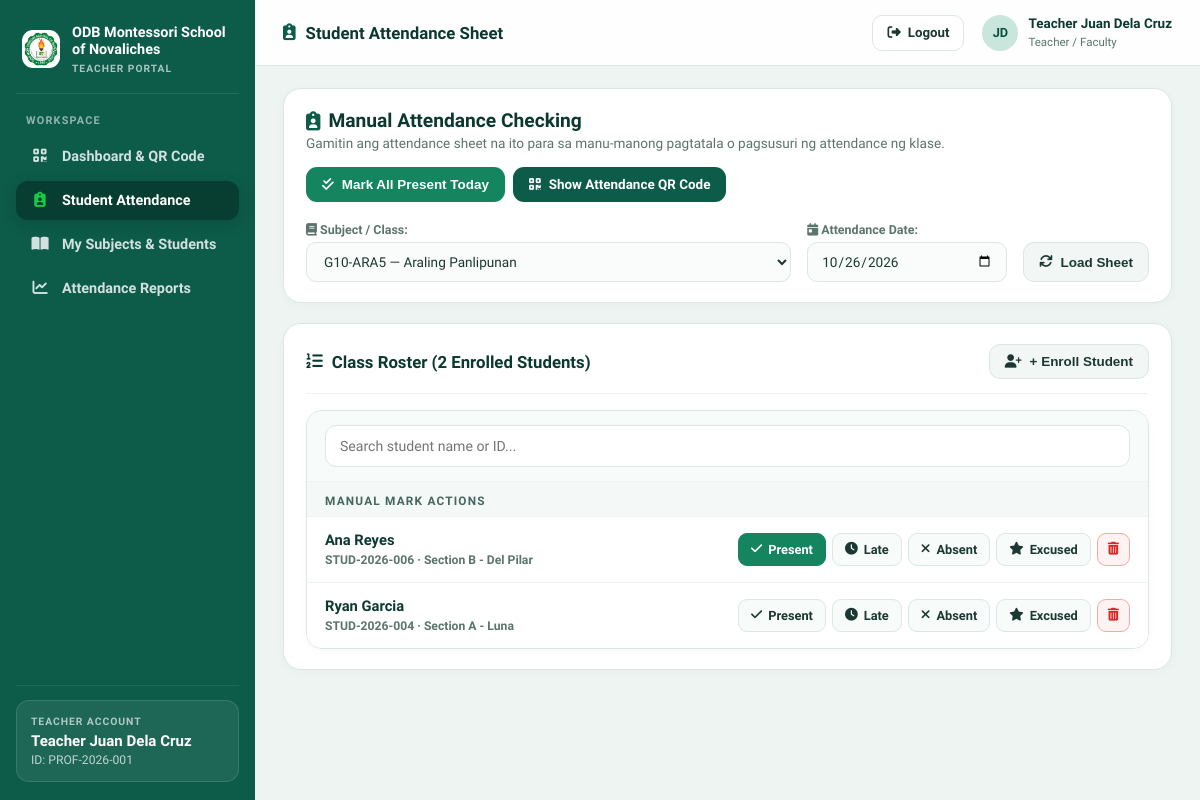
The app's page /professor/manual_attendance.php (signed in) with its own data.
### tables this page shows
CREATE TABLE IF NOT EXISTS `attendance` (
    `id` INT AUTO_INCREMENT PRIMARY KEY,
    `student_id` INT NOT NULL,
    `subject_id` INT NOT NULL,
    `date` DATE NOT NULL,
    `time_in` TIME NOT NULL,
    `status` ENUM('Present', 'Late', 'Absent', 'Excused') NOT NULL DEFAULT 'Present',
    `scanned_by` INT NULL COMMENT 'Professor ID who scanned or verified',
    `created_at` TIMESTAMP DEFAULT CURRENT_TIMESTAMP,
    UNIQUE KEY `unique_daily_attendance` (`student_id`, `subject_id`, `date`),
    FOREIGN KEY (`student_id`) REFERENCES `users`(`id`) ON DELETE CASCADE,
    FOREIGN KEY (`subject_id`) REFERENCES `subjects`(`id`) ON DELETE CASCADE
);

CREATE TABLE IF NOT EXISTS `users` (
    `id` INT AUTO_INCREMENT PRIMARY KEY,
    `identifier` VARCHAR(50) NOT NULL UNIQUE COMMENT 'Student ID or Employee ID',
    `name` VARCHAR(100) NOT NULL,
    `first_name` VARCHAR(60) NULL,
    `middle_initial` VARCHAR(10) NULL,
    `last_name` VARCHAR(60) NULL,
    `email` VARCHAR(100) NOT NULL UNIQUE,
    `password` VARCHAR(255) NOT NULL,
    `role` ENUM('student', 'professor', 'admin') NOT NULL DEFAULT 'student',
    `course_section` VARCHAR(50) NULL COMMENT 'e.g. Section A - Bonifacio',
    `grade_level` VARCHAR(50) NULL DEFAULT 'Grade 8',
    `guardian_contact` VARCHAR(50) NULL DEFAULT '+63 917 123 4567',
    `student_subtitle` VARCHAR(50) NULL,
    `status` ENUM('Active', 'Inactive') NOT NULL DEFAULT 'Active',
    `qr_token` VARCHAR(64) NOT NULL UNIQUE COMMENT 'Unique hash used for the QR code',
    `created_at` TIMESTAMP DEFAULT CURRENT_TIMESTAMP
);

### config/auth_check.php (called while the page is built, shortened)
<?php
function is_logged_in() {
    return isset($_SESSION['user_id']) && !empty($_SESSION['user_id']);
}
function current_user() {
    return [
        'id'             => $_SESSION['user_id'] ?? null,
        'identifier'     => $_SESSION['user_identifier'] ?? null,
        'name'           => $_SESSION['user_name'] ?? null,
        'email'          => $_SESSION['user_email'] ?? null,
        'role'           => $_SESSION['user_role'] ?? null,
        'course_section' => $_SESSION['course_section'] ?? null,
        'qr_token'       => $_SESSION['qr_token'] ?? null
    ];
}

### professor/manual_attendance.php (the view, shortened to what this page needs)
<?php
require_once __DIR__ . '/../config/auth_check.php';
$user = current_user();
$pdo = get_db_connection();
$prof_id = $user['id'];
$stmt = $pdo->prepare("SELECT * FROM subjects WHERE professor_id = ? ORDER BY subject_code ASC");
$stmt->execute([$prof_id]);
$subjects = $stmt->fetchAll();
$selected_subject_id = intval($_GET['subject_id'] ?? ($subjects[0]['id'] ?? 0));
$selected_date       = trim($_GET['date'] ?? date('Y-m-d'));
$students = [];
if ($selected_subject_id > 0) {
    $rosterStmt = $pdo->prepare("
        SELECT u.id as student_id, u.identifier, u.name, u.course_section, u.email,
               a.id as attendance_id, a.time_in, a.status as attendance_status, a.date as attendance_date
        FROM student_subjects ss
        JOIN users u ON ss.student_id = u.id
        LEFT JOIN attendance a ON a.student_id = u.id AND a.subject_id = ? AND a.date = ?
        WHERE ss.subject_id = ?
        ORDER BY u.name ASC
    ");
    $rosterStmt->execute([$selected_subject_id, $selected_date, $selected_subject_id]);
    $students = $rosterStmt->fetchAll();
}
$otherStudents = [];
if ($selected_subject_id > 0) {
    $otherStmt = $pdo->prepare("
        SELECT id, identifier, name, course_section FROM users
        WHERE role = 'student'
          AND id NOT IN (SELECT student_id FROM student_subjects WHERE subject_id = ?)
        ORDER BY name ASC
    ");
    $otherStmt->execute([$selected_subject_id]);
    $otherStudents = $otherStmt->fetchAll();
}
$profDisplayName = preg_replace('/^Prof\.?\s+/i', 'Teacher ', trim($user['name'] ?? 'Teacher'));
$profParts = preg_split('/\s+/', trim(str_replace(['Teacher', 'Prof.', 'Mr.', 'Ms.', 'Mrs.', "Ma'am", 'Sir'], '', $profDisplayName)));
$profParts = array_values(array_filter($profParts));
$profInitials = count($profParts) >= 2
    ? strtoupper(substr($profParts[0], 0, 1) . substr($profParts[1], 0, 1))
    : strtoupper(substr($profParts[0] ?? 'TC', 0, 2));
?>
<!DOCTYPE html>
<html lang="en">
<head>
    <link rel="stylesheet" href="https://cdnjs.cloudflare.com/ajax/libs/font-awesome/6.4.0/css/all.min.css">
</head>
<body>
<div class="layout-shell">
    <aside class="sidebar">
        <div class="brand-box">
            <div class="brand-icon" style="background:#ffffff;padding:2px;"><img src="../assets/images/logo.png" alt="School Logo" style="width:100%;height:100%;object-fit:contain;border-radius:50%;"></div>
            <div>
                <div class="brand-title">ODB Montessori School of Novaliches</div>
                <span class="brand-sub">Teacher Portal</span>
            </div>
        </div>
        <div class="nav-section-title">Workspace</div>
        <nav class="sidebar-nav">
            <a href="dashboard.php?subject_id=<?= $selected_subject_id ?>&date=<?= urlencode($selected_date) ?>" class="nav-link">
                <i class="fa-solid fa-qrcode"></i>
                <span>Dashboard &amp; QR Code</span>
            </a>
            <a href="manual_attendance.php?subject_id=<?= $selected_subject_id ?>&date=<?= $selected_date ?>" class="nav-link active">
                <i class="fa-solid fa-clipboard-user"></i>
                <span>Student Attendance</span>
            </a>
            <a href="subjects.php" class="nav-link">
                <i class="fa-solid fa-book-open"></i>
                <span>My Subjects &amp; Students</span>
            </a>
            <a href="reports.php" class="nav-link">
                <i class="fa-solid fa-chart-line"></i>
                <span>Attendance Reports</span>
            </a>
        </nav>
        <div class="sidebar-footer">
            <div class="prof-card">
                <small>Teacher Account</small>
                <strong><?= htmlspecialchars($profDisplayName) ?></strong>
                <div style="font-size:0.76rem;color:rgba(255,255,255,0.72);margin-top:3px;">ID: <?= htmlspecialchars($user['identifier']) ?></div>
            </div>
        </div>
    </aside>
    <div class="main-panel">
        <header class="top-header">
            <div class="top-header-title">
                <i class="fa-solid fa-clipboard-user" style="color:var(--primary);"></i>
                <span>Student Attendance Sheet</span>
            </div>
            <div class="top-header-actions">
                <a href="../logout.php" class="btn-logout">
                    <i class="fa-solid fa-right-from-bracket"></i>
                    <span>Logout</span>
                </a>
                <div class="profile-pill">
                    <div class="avatar-circle"><?= htmlspecialchars($profInitials) ?></div>
                    <div class="profile-meta">
                        <strong><?= htmlspecialchars($profDisplayName) ?></strong>
                        <small>Teacher / Faculty</small>
                    </div>
                </div>
            </div>
        </header>
        <main class="content-container">
            <div class="card">
                <div style="display: flex; justify-content: space-between; align-items: center; flex-wrap: wrap; gap: 1rem; margin-bottom: 1.25rem;">
                    <div>
                        <h2 style="font-size: 1.2rem; font-weight: 800; color: var(--ink-dark); display: flex; align-items: center; gap: 0.5rem;">
                            <i class="fa-solid fa-clipboard-user" style="color: var(--primary);"></i> Manual Attendance Checking
                        </h2>
                        <p style="color: var(--ink-muted); font-size: 0.85rem; margin-top: 3px;">
                            Gamitin ang attendance sheet na ito para sa manu-manong pagtatala o pagsusuri ng attendance ng klase.
                        </p>
                    </div>
                    <div style="display: flex; gap: 0.5rem; flex-wrap: wrap;">
                        <button type="button" onclick="markAllEnrolledPresent()" class="btn btn-success">
                            <i class="fa-solid fa-check-double"></i> Mark All Present Today
                        </button>
                        <a href="dashboard.php?subject_id=<?= $selected_subject_id ?>&date=<?= urlencode($selected_date) ?>" class="btn btn-primary">
                            <i class="fa-solid fa-qrcode"></i> Show Attendance QR Code
                        </a>
                    </div>
                </div>
                <form action="manual_attendance.php" method="GET" style="display: flex; gap: 1rem; flex-wrap: wrap; align-items: flex-end;">
                    <div style="flex: 1; min-width: 240px;">
                        <label style="display:block;font-size:0.78rem;font-weight:700;color:var(--ink-muted);margin-bottom:5px;" for="subject_id">
                            <i class="fa-solid fa-book"></i> Subject / Class:
                        </label>
                        <select id="subject_id" name="subject_id" class="form-control" style="width:100%;" onchange="this.form.submit()">
                            <?php if (empty($subjects)): ?>
                                <option value="0">No subjects available</option>
                            <?php else: ?>
                                <?php foreach ($subjects as $s): ?>
                                    <option value="<?= $s['id'] ?>" <?= $s['id'] == $selected_subject_id ? 'selected' : '' ?>>
                                        <?= htmlspecialchars($s['subject_code']) ?> — <?= htmlspecialchars($s['subject_name']) ?>
                                    </option>
                                <?php endforeach; ?>
                            <?php endif; ?>
                        </select>
                    </div>
                    <div style="width: 200px;">
                        <label style="display:block;font-size:0.78rem;font-weight:700;color:var(--ink-muted);margin-bottom:5px;" for="date">
                            <i class="fa-solid fa-calendar-day"></i> Attendance Date:
                        </label>
                        <input type="date" id="date" name="date" class="form-control" style="width:100%;" value="<?= htmlspecialchars($selected_date) ?>" onchange="this.form.submit()">
                    </div>
                    <div>
                        <button type="submit" class="btn btn-secondary" style="height: 40px;">
                            <i class="fa-solid fa-arrows-rotate"></i> Load Sheet
                        </button>
                    </div>
                </form>
            </div>
    <div class="card">
        <div class="card-header" style="flex-wrap: wrap; gap: 0.75rem;">
            <div class="card-title">
                <i class="fa-solid fa-list-ol" style="color: var(--secondary);"></i>
                Class Roster (<?= count($students) ?> Enrolled Students)
            </div>
            <div style="display: flex; gap: 0.75rem; align-items: center; flex-wrap: wrap;">
                <?php if (!empty($otherStudents)): ?>
                    <button type="button" class="btn btn-secondary btn-sm" onclick="toggleAddStudentBox()">
                        <i class="fa-solid fa-user-plus"></i> + Enroll Student
                    </button>
                <?php endif; ?>
            </div>
        </div>
        <?php if (empty($students)): ?>
            <div style="text-align: center; padding: 3rem 1rem; color: var(--ink-muted);">
                <i class="fa-solid fa-users-slash" style="font-size: 2.5rem; margin-bottom: 0.75rem; opacity: 0.35;"></i>
                <p>No students enrolled in this subject yet.</p>
                <small>Students can register or you can add them using the "+ Enroll Student" button above.</small>
            </div>
        <?php else: ?>
            <div class="manual-shell" id="rosterTable">
                <div class="manual-search-wrap">
                    <input type="text" id="rosterSearch" class="manual-search" placeholder="Search student name or ID..." onkeyup="filterRosterTable()">
                </div>
                <div class="manual-actions-section">
                    <div class="manual-actions-title">Manual Mark Actions</div>
                    <?php foreach ($students as $stu): ?>
                        <div class="manual-attendance-row" id="row-student-<?= $stu['student_id'] ?>" data-search="<?= strtolower(htmlspecialchars($stu['name'] . ' ' . $stu['identifier'] . ' ' . ($stu['course_section'] ?? ''))) ?>">
                            <div class="manual-row-meta">
                                <strong><?= htmlspecialchars($stu['name']) ?></strong>
                                <span><?= htmlspecialchars($stu['identifier']) ?> · <?= htmlspecialchars($stu['course_section'] ?? 'N/A') ?></span>
                            </div>
                            <div class="manual-status-actions">
                                <button type="button" class="btn-status btn-present <?= $stu['attendance_status'] === 'Present' ? 'active-present' : '' ?>"
                                        onclick="updateStudentAttendance(<?= $stu['student_id'] ?>, 'Present')" title="Mark Present">
                                    <i class="fa-solid fa-check"></i> Present
                                </button>
                                <button type="button" class="btn-status btn-late <?= $stu['attendance_status'] === 'Late' ? 'active-late' : '' ?>"
                                        onclick="updateStudentAttendance(<?= $stu['student_id'] ?>, 'Late')" title="Mark Late">
                                    <i class="fa-solid fa-clock"></i> Late
                                </button>
                                <button type="button" class="btn-status btn-absent <?= $stu['attendance_status'] === 'Absent' ? 'active-absent' : '' ?>"
                                        onclick="updateStudentAttendance(<?= $stu['student_id'] ?>, 'Absent')" title="Mark Absent">
                                    <i class="fa-solid fa-xmark"></i> Absent
                                </button>
                                <button type="button" class="btn-status btn-excused <?= $stu['attendance_status'] === 'Excused' ? 'active-excused' : '' ?>"
                                        onclick="updateStudentAttendance(<?= $stu['student_id'] ?>, 'Excused')" title="Mark Excused">
                                    <i class="fa-solid fa-star"></i> Excused
                                </button>
                                <button type="button" class="btn-status btn-clear"
                                        onclick="clearStudentAttendance(<?= $stu['student_id'] ?>)" title="Clear / Reset Attendance">
                                    <i class="fa-solid fa-trash-can"></i>
                                </button>
                            </div>
                        </div>
                    <?php endforeach; ?>
                </div>
            </div>
        <?php endif; ?>
    </div>
        </main>
    </div>
</div>
</body>
</html>

### records on screen
attendance: student.name "Ana Reyes", student.identifier "STUD-2026-006", student.course_section "Section B - Del Pilar"
users: name "Ryan Garcia", identifier "STUD-2026-004", course_section "Section A - Luna"

### other values on screen
$profDisplayName "Teacher Juan Dela Cruz"
$user['identifier'] "PROF-2026-001"
$profInitials "JD"
count($students) "2"
form field subject_id "G10-ARA5 — Araling Panlipunan"
